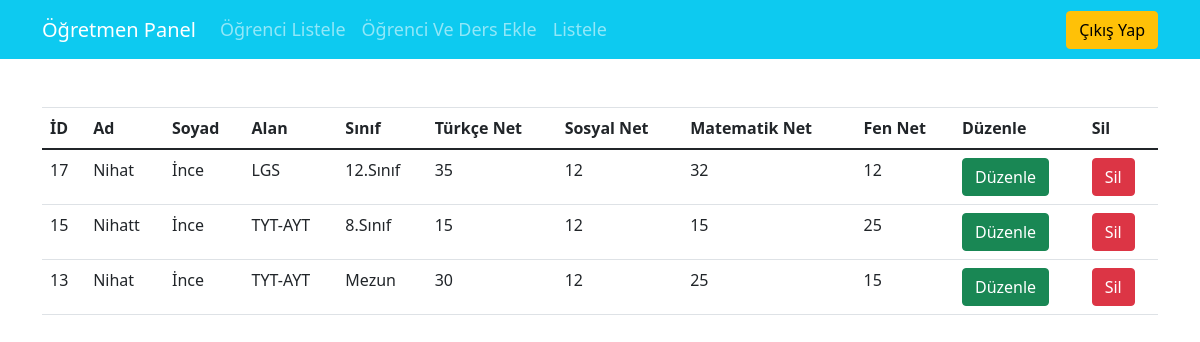
The app's page /php/ogretmenpanel.php (signed in) with its own data.
### tables this page shows
CREATE TABLE `ogrenci` (
  `id` int(11) NOT NULL,
  `tc` varchar(11) NOT NULL,
  `ad` varchar(50) NOT NULL,
  `soyad` varchar(50) NOT NULL,
  `alan` varchar(50) NOT NULL,
  `sinif` varchar(50) NOT NULL,
  `turkce` int(11) NOT NULL,
  `sosyal` int(11) NOT NULL,
  `matematik` int(11) NOT NULL,
  `fen` int(11) NOT NULL
);

### php/ogretmenpanel.php (the view, shortened to what this page needs)
<?php
  if(!isset($_SESSION["giris2"])){
  echo "Bu sayfayı görüntüleme yetkiniz yoktur.<br>";
      echo "Anasayfaya Yönlendiriliyorunuz.";
header("Refresh: 3; url=ogretmenlogin.php");
  }else{
?>
<!DOCTYPE html>
<html lang="en">
<head>
    <link rel="stylesheet" href="https://maxcdn.bootstrapcdn.com/bootstrap/4.0.0/css/bootstrap.min.css">
    <link rel="stylesheet" type="text/css" href="/css/panel.css">
    <link href="https://cdn.jsdelivr.net/npm/bootstrap@5.0.0-beta1/dist/css/bootstrap.min.css" rel="stylesheet">
</head>
<body>
    <nav class="navbar navbar-dark bg-info navbar-expand-lg">
        <div class="container">
            <a class="navbar-brand" href="">
                Öğretmen Panel
            </a>
            <div class="collapse navbar-collapse" id="navbarResponsive">
                <ul class="navbar-nav">
                    <li class="nav-item">
                        <a class="nav-link" href="ogretmenpanel.php" class="navbar-brand">Öğrenci Listele</a>
                    </li>
                    <li class="nav-item">
                        <a class="nav-link" href="ogrenciekle.php" class="navbar-brand">Öğrenci Ve Ders Ekle</a>
                    </li>
                    <li class="nav-item">
                        <a class="nav-link" href="ogrliste.php" class="navbar-brand">Listele</a>
                    </li>
                </ul>
                <ul class="navbar-nav ml-auto">
                    <li class="nav-item">
                        <form action="logout2.php" method="POST">
                            <input type="submit" name="buton" value="Çıkış Yap"class="btn float-right btn-warning">
                        </form>
                    </li>
                </ul>
            </div>
        </div>
    </nav>
    <?php require 'baglan.php';?>
	 <div class="container pt-5 pb-5">
      <table class="table">
       <thead>
           <th>İD</th>
       	<th>Ad</th>
       	<th>Soyad</th>
       	<th>Alan</th>
           <th>Sınıf</th>
       	<th>Türkçe Net</th>
       	<th>Sosyal Net</th>
           <th>Matematik Net</th>
       	<th>Fen Net</th>
           <th>Düzenle</th>
           <th>Sil</th>
       </thead>
       <tbody>
       	  <?php
        $query = $DBcon->query('SELECT * FROM ogrenci ORDER BY id DESC',PDO::FETCH_ASSOC);
          foreach($query as  $row){
            ?>
                <tr id="<?=$row['id']?>">
                    <td data-target="id"><?=$row['id']?></td>
            	<td data-target="ad"><?=$row['ad']?></td>
            	<td data-target="soyad" ><?=$row['soyad']?></td>
                <td data-target="alan"><?=$row['alan']?></td>
            	<td data-target="sinif" ><?=$row['sinif']?></td>
                <td data-target="turkce"><?=$row['turkce']?></td>
            	<td data-target="sosyal" ><?=$row['sosyal']?></td>
                <td data-target="matematik"><?=$row['matematik']?></td>
            	<td data-target="fen" ><?=$row['fen']?></td>
            	<td><a data-role="update" data-id="<?=$row['id']?>" href="#"><button class="btn btn-success">Düzenle</button></a></td>
                    <td><a class='btn btn-danger' href='ogretmenpanel.php?sil=<?php echo $row["id"]; ?>' role='button'>Sil</a></td>
            </tr>
            <?php
          }
       	  ?>
       </tbody>
      </table>
	 </div>
</html>
<?php
  }
   ?>

### css/panel.css (style rules this page uses)
html,body { background-image: url(/img/background3.jpg); height: 100%; }
.navbar { font-size:large; }

### records on screen
ogrenci: id "17", ad "Nihat", soyad "İnce", alan "LGS", sinif "12.Sınıf", turkce "35", sosyal "12", matematik "32", fen "12"
ogrenci: id "15", ad "Nihatt", soyad "İnce", alan "TYT-AYT", sinif "8.Sınıf", turkce "15", sosyal "12", matematik "15", fen "25"
ogrenci: id "13", ad "Nihat", soyad "İnce", alan "TYT-AYT", sinif "Mezun", turkce "30", sosyal "12", matematik "25", fen "15"
